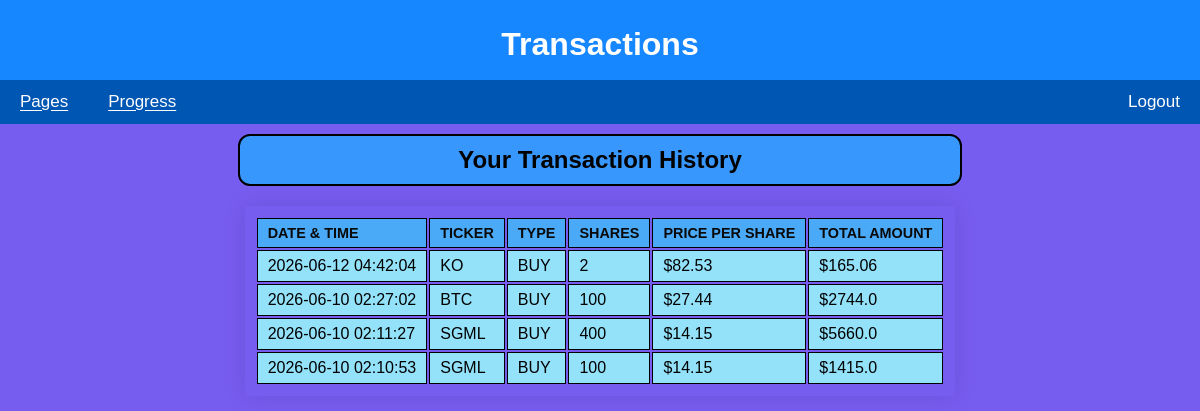
/transactions (signed in), run on the app's committed database.
### tables this page shows
CREATE TABLE Transactions (
    id INTEGER PRIMARY KEY AUTOINCREMENT,
    user_id INTEGER NOT NULL,
    ticker TEXT NOT NULL,
    transaction_type TEXT CHECK(transaction_type IN ('BUY', 'SELL')),
    shares INTEGER NOT NULL,
    price_per_share REAL NOT NULL,
    total_amount REAL NOT NULL,
    timestamp TIMESTAMP DEFAULT CURRENT_TIMESTAMP,
    FOREIGN KEY (user_id) REFERENCES Users(id) ON DELETE CASCADE
);

### app.py (the view)
@app.route('/transactions')
@login_required
def transactions():
    try:
        with get_db_connection() as conn:
            cursor = conn.cursor()
            cursor.execute("""
                           SELECT t.id,
                                  t.ticker,
                                  t.transaction_type,
                                  t.shares,
                                  t.price_per_share,
                                  t.total_amount,
                                  t.timestamp,
                                  t.user_id
                           FROM Transactions t
                           WHERE t.user_id = ?
                           ORDER BY t.timestamp DESC
                           """, (current_user.id,))
            transactions = cursor.fetchall()
        return render_template('transactions.html',
                               transactions=transactions,
                               username=current_user.username)
    except Exception as e:
        print(f"Transactions error: {e}")
        flash('Error loading transaction history.', 'error')
        return redirect(url_for('dashboard'))

### app.py (called while the page is built)
@login_manager.user_loader
def load_user(user_id):
    try:
        with get_db_connection() as conn:
            cursor = conn.cursor()
            cursor.execute(
                'SELECT id, username FROM users WHERE id = ?',
                (user_id,)
            )
            user = cursor.fetchone()  # get the first record from query result
        if user:
            return User(id=user['id'], username=user['username'])
        return None
    except Exception as e:
        print(f"Error loading user {user_id}: {e}")  # Replace with proper logging later
        return None

@contextmanager
def get_db_connection():
    conn = sqlite3.connect('database.db')
    conn.row_factory = sqlite3.Row  # Allows accessing columns by name
    try:
        yield conn  # keep connection open while actively accessing db
    finally:  # when finished
        conn.close()

### templates/transactions.html (shortened to what this page needs)
{% extends 'base.html' %}
{% block heading %}Transactions{% endblock %}
{% block content %}
<h2 class="transactions">Your Transaction History</h2>
{% if transactions %}
    <thead class="table-light">
        <table>
        <tr>
            <th>Date & Time</th>
            <th>Ticker</th>
            <th>Type</th>
            <th class="text-end">Shares</th>
            <th class="text-end">Price per Share</th>
            <th class="text-end">Total Amount</th>
            </tr>
</thead>
<tbody>
    {% for tx in transactions %}
    <tr>
        <td>{{ tx.timestamp }}</td>
        <td>{{ tx.ticker }}</td>
        <td>{{ tx.transaction_type }}</td>
        <td class="text-end">{{ tx.shares }}</td>
        <td class="text-end"> ${{ tx.price_per_share | round(2) }}</td>
        <td class="text-end"> ${{ tx.total_amount | round(2) }}
        </td>
    </tr>
    {% endfor %}
</tbody>
{% endif%}
{% endblock %}

### static/styles.css (style rules this page uses)
body { font-family: Arial, sans-serif; margin: 10px; padding: 0; background-color: #775cf0; color:black; }
h2.transactions { text-align: center; background-color: #3897fc; border: 2px solid black; max-width: 700px; margin: 20px auto; padding: 10px; border-radius: 12px; }
td, th { vertical-align: top; }
td { vertical-align: top; background-color: #93e2fa; }
table { max-width: 1500px; margin: 15px auto; padding: 10px; border-radius: 1px; box-shadow: 0 0 25px rgba(0,0,0, 0.1); align-content: center; }
table th, table td, table tr { border: 1.5px solid #000000; padding: 6px 10px; text-align: left; }
table th { background-color: #4aaaf8; color: #0a0a0a; font-weight: bold; text-transform: uppercase; font-size: 0.9em; }

### data on the page
Transactions: timestamp "2026-06-12 04:42:04", ticker "KO", transaction_type "BUY", shares "2", price_per_share "82.53", total_amount "165.06"
Transactions: timestamp "2026-06-10 02:27:02", ticker "BTC", transaction_type "BUY", shares "100", price_per_share "27.44", total_amount "2744.0"
Transactions: timestamp "2026-06-10 02:11:27", ticker "SGML", transaction_type "BUY", shares "400", price_per_share "14.15", total_amount "5660.0"
Transactions: timestamp "2026-06-10 02:10:53", ticker "SGML", transaction_type "BUY", shares "100", price_per_share "14.15", total_amount "1415.0"
